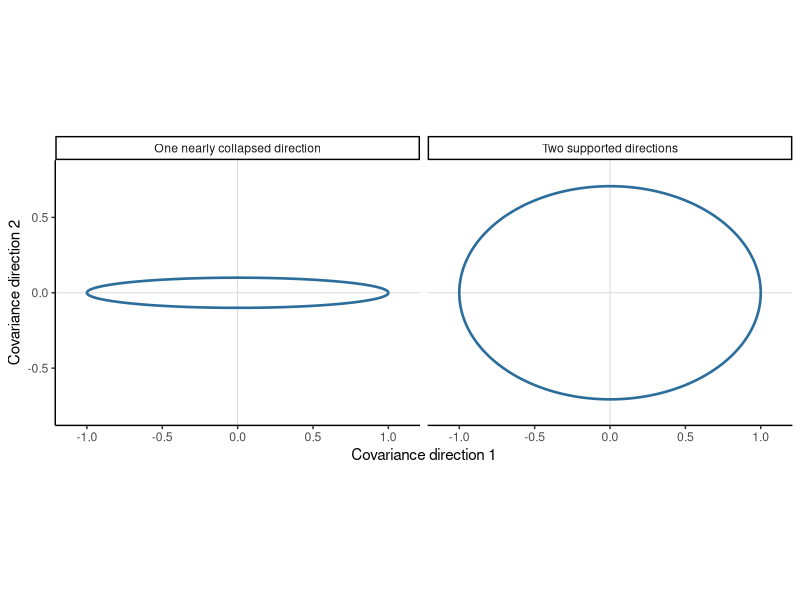
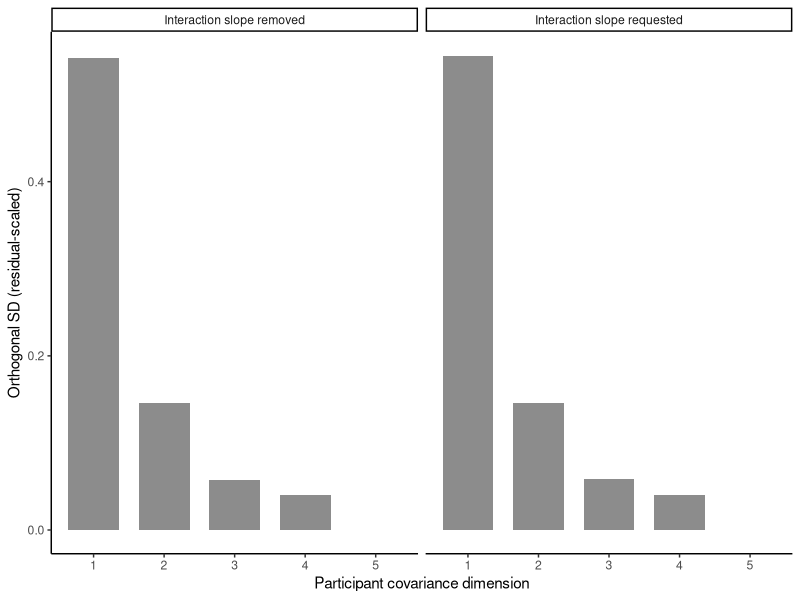

These figures' R source, in order:
## ---- chunk 1
#| label: fig-singular-covariance-direction
#| fig-cap: "A near-zero covariance direction collapses a two-dimensional contour toward a line."
#| fig-alt: "Two covariance contours on shared coordinate axes. The first is an ordinary oval with visible horizontal and vertical spread. The second is nearly a horizontal line because its vertical variance is near zero."
#| echo: false
#| fig-width: 7
#| fig-height: 3.4

library(ggplot2)

covariance_contour <- function(vertical_variance, panel) {
  angle <- seq(0, 2 * pi, length.out = 241L) # dqr-allow: symbolic-derivation
  data.frame(
    direction_1 = cos(angle),
    direction_2 = sqrt(vertical_variance) * sin(angle),
    panel = panel
  )
}

covariance_picture <- rbind(
  covariance_contour(0.5, "Two supported directions"), # dqr-allow: symbolic-derivation
  covariance_contour(0.01, "One nearly collapsed direction") # dqr-allow: symbolic-derivation
)

ggplot(covariance_picture, aes(direction_1, direction_2)) +
  geom_hline(yintercept = 0, color = "grey85", linewidth = 0.35) +
  geom_vline(xintercept = 0, color = "grey85", linewidth = 0.35) +
  geom_path(color = "#2C6E9B", linewidth = 0.9) +
  facet_wrap(~panel) +
  coord_equal(xlim = c(-1.1, 1.1), ylim = c(-0.8, 0.8)) +
  labs(x = "Covariance direction 1", y = "Covariance direction 2") +
  theme_classic(base_size = 11)
## ---- chunk 2
#| label: mald-singular
library(lme4)
library(ggplot2)

mald <- read.csv("data/mald/mald-connected-trials.csv")
mald <- subset(mald, correct == 1L)

standardize <- function(x) {
  as.numeric(scale(x))
}

mald$z_frequency <- standardize(mald$log_frequency_subtlex)
mald$z_duration <- standardize(mald$log_duration)
mald$z_trial <- standardize(mald$trial_order)

fit_control <- lmerControl(
  optimizer = "bobyqa",
  optCtrl = list(maxfun = 200000L)
)

overfit <- lmer(
  log_rt ~ z_frequency * z_duration + z_trial +
    (1 + z_frequency * z_duration + z_trial | participant_id) +
    (1 + z_trial | item),
  data = mald,
  control = fit_control
)

revised <- lmer(
  log_rt ~ z_frequency * z_duration + z_trial +
    (1 + z_frequency + z_duration + z_trial | participant_id) +
    (1 + z_trial | item),
  data = mald,
  control = fit_control
)

singularity_check <- c(
  interaction_slope_model = isSingular(overfit, tol = 1e-4),
  revised_model = isSingular(revised, tol = 1e-4)
)
singularity_check
## ---- chunk 3
#| label: mald-singular-dimensions
overfit_sd <- rePCA(overfit)$participant_id$sdev
revised_sd <- rePCA(revised)$participant_id$sdev

dimension_table <- rbind(
  data.frame(
    model = "Interaction slope requested",
    dimension = seq_along(overfit_sd),
    orthogonal_sd = overfit_sd
  ),
  data.frame(
    model = "Interaction slope removed",
    dimension = seq_along(revised_sd),
    orthogonal_sd = revised_sd
  )
)
dimension_table
## ---- chunk 4
#| label: singularity-plot
ggplot(
  dimension_table,
  aes(x = factor(dimension), y = orthogonal_sd)
) +
  geom_col(width = 0.72, fill = "grey55") +
  facet_wrap(~model) +
  labs(
    x = "Participant covariance dimension",
    y = "Orthogonal SD (residual-scaled)"
  ) +
  theme_classic()
